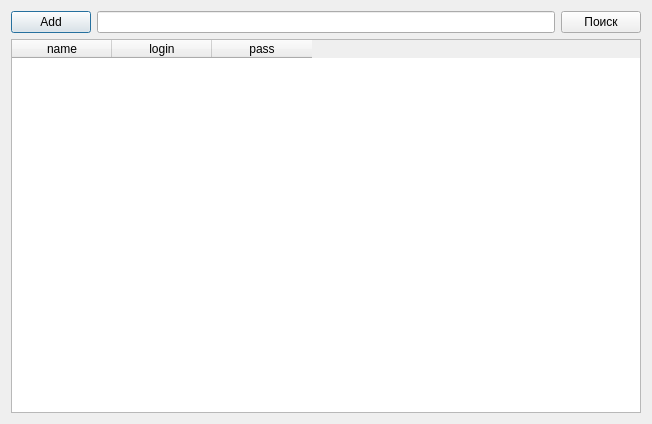
<?xml version="1.0" encoding="UTF-8"?>
<ui version="4.0">
 <class>mainwin</class>
 <widget class="QDialog" name="mainwin">
  <property name="geometry">
   <rect>
    <x>0</x>
    <y>0</y>
    <width>652</width>
    <height>424</height>
   </rect>
  </property>
  <property name="windowTitle">
   <string>Dialog</string>
  </property>
  <layout class="QGridLayout" name="gridLayout">
   <item row="0" column="0">
    <layout class="QVBoxLayout" name="verticalLayout">
     <item>
      <layout class="QHBoxLayout" name="horizontalLayout_2">
       <item>
        <widget class="QPushButton" name="pushButton">
         <property name="text">
          <string>Add</string>
         </property>
        </widget>
       </item>
       <item>
        <widget class="QLineEdit" name="searchLine"/>
       </item>
       <item>
        <widget class="QPushButton" name="searchButton">
         <property name="text">
          <string>Поиск</string>
         </property>
        </widget>
       </item>
      </layout>
     </item>
    </layout>
   </item>
   <item row="1" column="0">
    <layout class="QVBoxLayout" name="layoutList">
     <item>
      <widget class="QTableWidget" name="tableWidget">
       <property name="tabletTracking">
        <bool>false</bool>
       </property>
       <property name="autoFillBackground">
        <bool>false</bool>
       </property>
       <column>
        <property name="text">
         <string>name</string>
        </property>
       </column>
       <column>
        <property name="text">
         <string>login</string>
        </property>
       </column>
       <column>
        <property name="text">
         <string>pass</string>
        </property>
       </column>
      </widget>
     </item>
    </layout>
   </item>
  </layout>
 </widget>
 <resources/>
 <connections/>
</ui>
